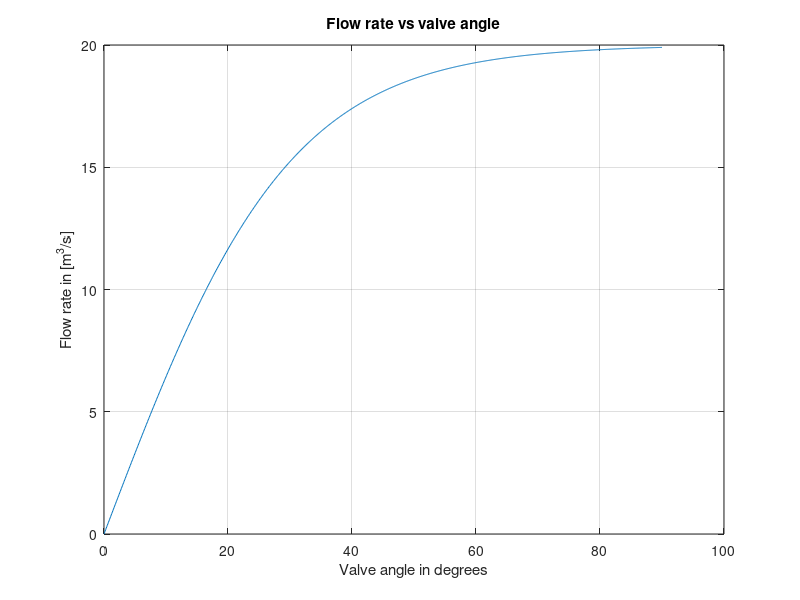

The MATLAB source for this figure:
x = linspace(0, 90, 1000);
q = 20*(exp(x/15) - 1) ./ (exp(x/15) + 1);

figure;
plot(x, q);
grid on;
xlabel("Valve angle in degrees");
ylabel("Flow rate in [m^3/s]");
title("Flow rate vs valve angle")
